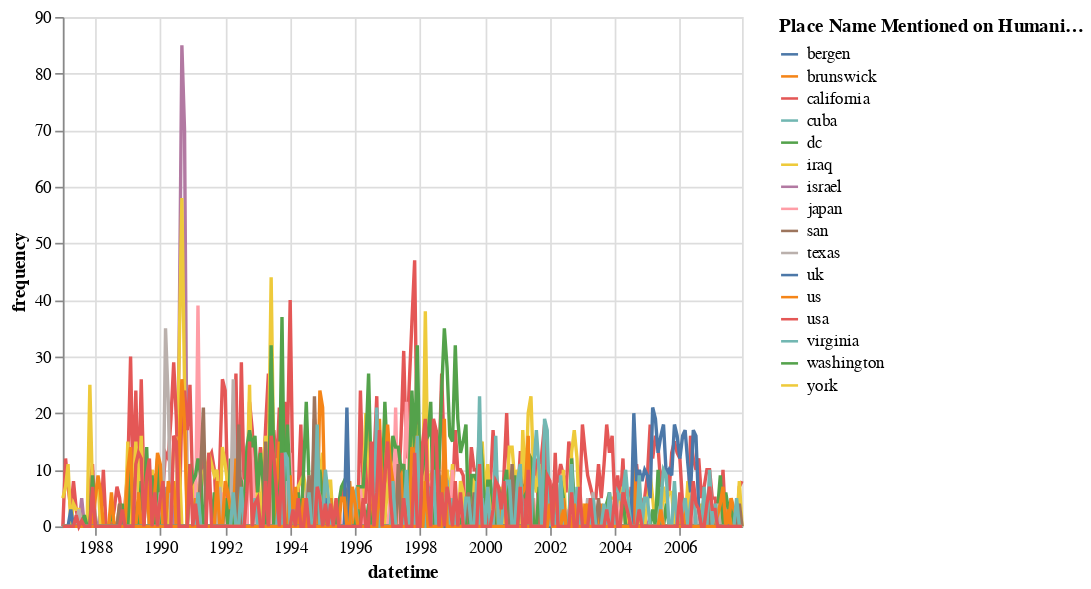

Notebook code for this chart:
### Code cell
alt.Chart(humanist_top_terms[humanist_top_terms.ner_tokens.isin(top_terms)][['datetime', 'ner_tokens', 'frequency']]).mark_line().encode(
    x = alt.X('datetime:T', axis=alt.Axis(labelAngle=0)),
    y = alt.Y('frequency:Q'),
    color = alt.Color('ner_tokens:N', legend=alt.Legend(title='Place Name Mentioned on Humanist Listserv')),
    tooltip = [alt.Tooltip('ner_tokens', title='Place Identified'), 'frequency']
)

### Figure 1 — Vega-Lite specification as saved in the notebook (floating-point values rounded to 4 significant figures; data arrays with more than 128 entries replaced by an {"elided": "..."} marker saying what was removed)
{"config": {"view": {"continuousWidth": 400, "continuousHeight": 300}}, "data": {"name": "data-2581759b7ad65bb25585ce1fa571ba0f"}, "mark": "line", "encoding": {"color": {"type": "nominal", "field": "ner_tokens", "legend": {"title": "Place Name Mentioned on Humanist Listserv"}}, "tooltip": [{"type": "nominal", "field": "ner_tokens", "title": "Place Identified"}, {"type": "quantitative", "field": "frequency"}], "x": {"type": "temporal", "axis": {"labelAngle": 0}, "field": "datetime"}, "y": {"type": "quantitative", "field": "frequency"}}, "$schema": "https://vega.github.io/schema/vega-lite/v4.8.1.json", "datasets": {"data-2581759b7ad65bb25585ce1fa571ba0f": {"elided": "4032 records"}}}
